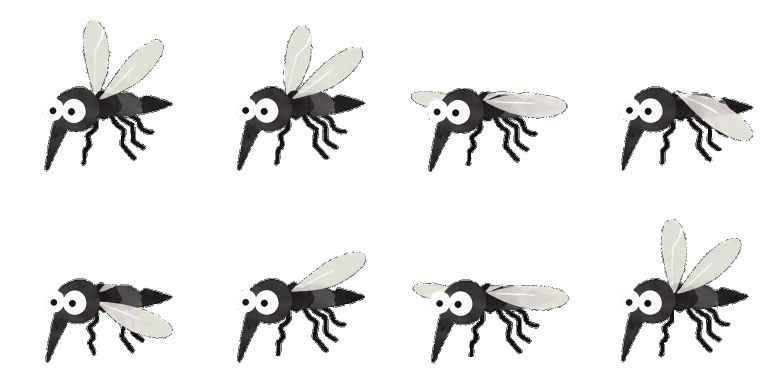
#> input picture my_asset/source/mosquito_sheet.png, 1536 x 768 px (shown at 1/2 size)
$ python build_mosquito_assets.py
#> lines starting #> are read from the running program, lines starting #| are printed output that depends on the picture; after the words box and inside, x2 and y2 are one past the last pixel; in counts of white or black regions, pixels touching at a corner belong together
"""Build the world-map mosquito assets.

Usage:
    python tools/build_mosquito_assets.py

Input:
    my_asset/source/mosquito_sheet.png
        White-background sprite sheet, 4 columns x 2 rows of the same mosquito
        (1536x768, i.e. 384px cells). All poses face left.

Output:
    assets/sprites/generated/mosquito/mosquito_sheet.png
        Same 4x2 layout, background removed, downscaled to 192px cells
        (768x384). The white of the eyes is kept: the background is removed by
        flood-filling near-white pixels from the image border, so enclosed
        whites survive, then a 2px ring around the fill gets a soft alpha and
        its colours are un-blended from white.
    assets/audio/mosquito_buzz.wav   - seamless 1.6s whine loop, synthesised
    assets/audio/mosquito_swat.wav   - short slap, synthesised
"""
import math
import wave
from collections import deque
from pathlib import Path

import numpy as np
from PIL import Image
from scipy import ndimage

PROJECT = Path(__file__).resolve().parents[1]
SOURCE = PROJECT / "my_asset/source/mosquito_sheet.png"
SHEET_OUT = PROJECT / "assets/sprites/generated/mosquito/mosquito_sheet.png"
BUZZ_OUT = PROJECT / "assets/audio/mosquito_buzz.wav"
SWAT_OUT = PROJECT / "assets/audio/mosquito_swat.wav"
ICON_OUT = PROJECT / "assets/sprites/generated/mosquito/mosquito_icon.png"

COLS, ROWS = 4, 2
CELL_OUT = 192
NEAR_WHITE = 250          # min(R,G,B) above this counts as background candidate
# The eye whites are enclosed by a thin dark ring; an anti-aliased hairline gap in that
# ring would let the flood leak inside. Eroding the candidate mask by this many pixels
# before flooding closes such gaps; the fill is grown back afterwards within the mask.
LEAK_GUARD = 1
EDGE_RING = 2             # px around the background that get a soft alpha
EDGE_SOFTNESS = 40.0      # 255 - min channel over this many levels -> alpha 1


def cut_sheet() -> None:
    im = np.array(Image.open(SOURCE).convert("RGB")).astype(np.float32)
    h, w, _ = im.shape
#> h = 768; w = 1536
    lum = im.min(axis=2)
    near_full = lum > NEAR_WHITE
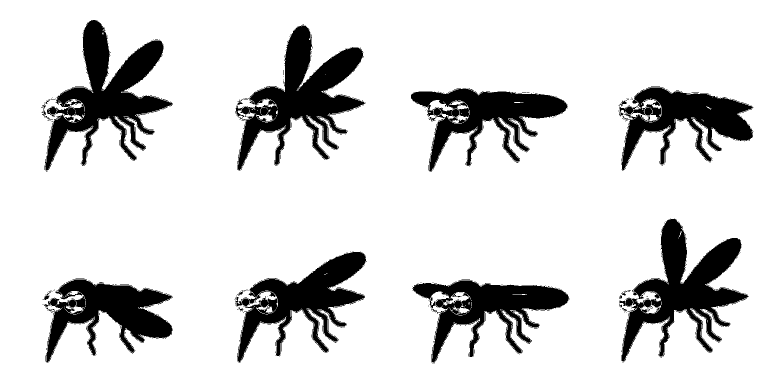
#> near_full: shape (768, 1536) bool (shown at 1/2 size); 84.3% white; 344 black regions (322 under 20 px), largest, box (x1, y1, x2, y2) and area: (89, 40, 346, 341) 27918, (470, 49, 731, 342) 27715, (1240, 437, 1496, 725) 26761
    near = ndimage.binary_erosion(near_full, iterations=LEAK_GUARD, border_value=1)
#> near: shape (768, 1536) bool; 82.1% white; 13 black regions (3 under 20 px), largest, box (x1, y1, x2, y2) and area: (82, 39, 347, 344) 31860, (469, 48, 732, 343) 31571, (1237, 435, 1499, 726) 30467

    # Flood fill from every border pixel: only background connected to the edge goes.
    bg = np.zeros((h, w), bool)
    queue: deque = deque()
    for x in range(w):
        for y in (0, h - 1):
            if near[y, x] and not bg[y, x]:
                bg[y, x] = True
                queue.append((y, x))
#> bg: shape (768, 1536) bool; 0.26% white in thin lines or dots
    for y in range(h):
        for x in (0, w - 1):
            if near[y, x] and not bg[y, x]:
                bg[y, x] = True
                queue.append((y, x))
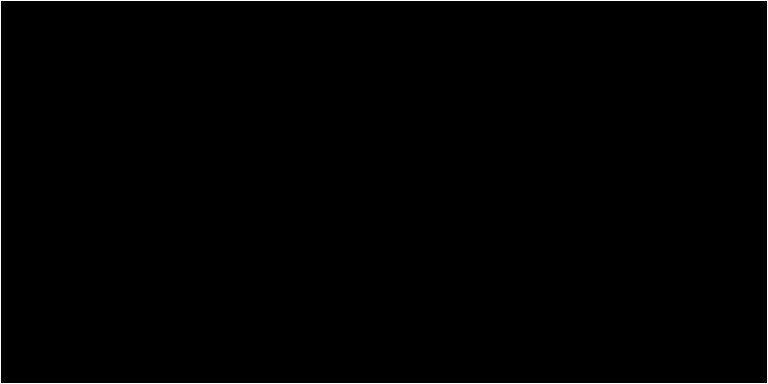
#> bg: shape (768, 1536) bool (shown at 1/2 size); 0.39% white in thin lines or dots
    while queue:
        y, x = queue.popleft()
        for ny, nx in ((y - 1, x), (y + 1, x), (y, x - 1), (y, x + 1)):
            if 0 <= ny < h and 0 <= nx < w and near[ny, nx] and not bg[ny, nx]:
                bg[ny, nx] = True
                queue.append((ny, nx))
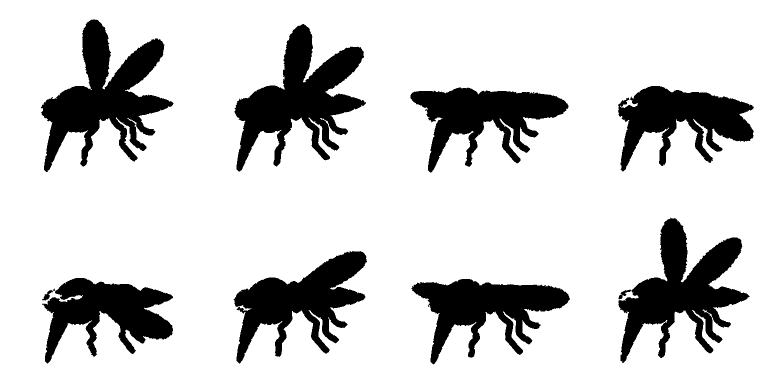
#> bg: shape (768, 1536) bool (shown at 1/2 size); 81.6% white; 11 black regions (1 under 20 px), largest, box (x1, y1, x2, y2) and area: (82, 39, 347, 344) 32706, (469, 48, 732, 343) 32378, (1237, 435, 1499, 726) 31163

    # Grow the fill back out to the un-eroded candidates, but only where it touches itself.
    bg = ndimage.binary_dilation(bg, iterations=LEAK_GUARD, mask=near_full)
#> bg: shape (768, 1536) bool; 82.7% white; 20 black regions (9 under 20 px), largest, box (x1, y1, x2, y2) and area: (83, 40, 346, 343) 30899, (470, 49, 731, 342) 30660, (1238, 436, 1498, 725) 29377

    alpha = np.ones((h, w), np.float32)
    alpha[bg] = 0.0
    ring = ndimage.binary_dilation(bg, iterations=EDGE_RING) & ~bg
#> ring: shape (768, 1536) bool; 2% white in thin lines or dots, all inside (x1, y1, x2, y2) = (83, 40, 1507, 728)
    alpha[ring] = np.clip((255.0 - lum[ring]) / EDGE_SOFTNESS, 0.0, 1.0)

    # Edge pixels were blended over white; recover the foreground colour.
    a = alpha[..., None]
    unblended = (im - (1.0 - a) * 255.0) / np.maximum(a, 0.05)
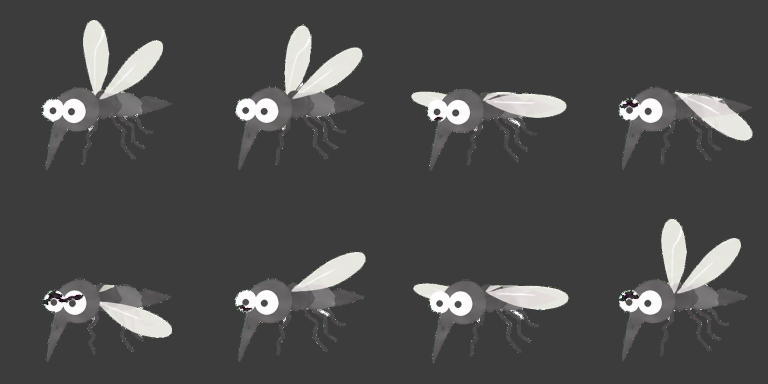
#> unblended: shape (768, 1536, 3) float32 (shown at 1/2 size); mean R, G, B 20.8, 20.5, 20.2; drawn with min black and max white
    rgb = np.where(a < 1.0, np.clip(unblended, 0.0, 255.0), im)
    rgb[alpha == 0.0] = 0.0

    # Alpha-aware downscale: premultiply, resize, un-premultiply.
    premul = np.dstack([rgb * a, alpha * 255.0]).astype(np.float32)
    small = Image.fromarray(premul.astype(np.uint8), "RGBA").resize(
        (COLS * CELL_OUT, ROWS * CELL_OUT), Image.LANCZOS
    )
    arr = np.array(small).astype(np.float32)
    a2 = arr[..., 3:4] / 255.0
    arr[..., :3] = np.clip(arr[..., :3] / np.maximum(a2, 1e-3), 0.0, 255.0)
    arr[..., :3][arr[..., 3] == 0] = 0.0
    SHEET_OUT.parent.mkdir(parents=True, exist_ok=True)
    Image.fromarray(arr.astype(np.uint8), "RGBA").save(SHEET_OUT)
    print(f"sheet -> {SHEET_OUT.relative_to(PROJECT)} {small.size}")
#| sheet -> assets/sprites/generated/mosquito/mosquito_sheet.png (768, 384)


def write_wav(path: Path, samples: np.ndarray, rate: int) -> None:
    pcm = (np.clip(samples, -1.0, 1.0) * 32767.0).astype(np.int16)
    path.parent.mkdir(parents=True, exist_ok=True)
    with wave.open(str(path), "wb") as wav:
        wav.setnchannels(1)
        wav.setsampwidth(2)
        wav.setframerate(rate)
        wav.writeframes(pcm.tobytes())


def build_buzz(rate: int = 44100, seconds: float = 1.6) -> None:
    """Mosquito whine: ~540 Hz buzzy tone with slow vibrato, wrapped into a seamless loop."""
#> called with rate = 44100, seconds = 1.6
    n = int(rate * seconds)
    t = np.arange(n) / rate
    f0 = 540.0
    freq = f0 * (1.0 + 0.035 * np.sin(2 * math.pi * 5.5 * t) + 0.012 * np.sin(2 * math.pi * 0.7 * t))
    phase = np.cumsum(2 * math.pi * freq / rate)
    tone = np.zeros(n)
    for k in range(1, 8):
        tone += np.sin(k * phase) / (k ** 1.2)
    tone = np.tanh(tone * 1.4)                                   # buzzy edge
    tone *= 1.0 + 0.15 * np.sin(2 * math.pi * 11.0 * t)          # wing-beat tremolo
    # Crossfade the tail into the head so the loop point is inaudible.
    fade = int(rate * 0.06)
    ramp = np.linspace(0.0, 1.0, fade)
    tone[:fade] = tone[:fade] * ramp + tone[-fade:] * (1.0 - ramp)
    tone = tone[:-fade]
    tone *= 0.6 / np.max(np.abs(tone))
    write_wav(BUZZ_OUT, tone, rate)
    print(f"buzz  -> {BUZZ_OUT.relative_to(PROJECT)} {len(tone) / rate:.2f}s")


def build_swat(rate: int = 44100, seconds: float = 0.3) -> None:
    """Slap: a low-passed noise crack plus a short low thump."""
#> called with rate = 44100, seconds = 0.3
    rng = np.random.default_rng(20260910)
    n = int(rate * seconds)
    t = np.arange(n) / rate
    noise = rng.standard_normal(n) * np.exp(-t / 0.022)
    lowpassed = np.zeros(n)
    acc = 0.0
    for i in range(n):                                            # one-pole low-pass
        acc += 0.28 * (noise[i] - acc)
        lowpassed[i] = acc
    thump_freq = 85.0 + 70.0 * np.exp(-t / 0.03)
    thump = np.sin(np.cumsum(2 * math.pi * thump_freq / rate)) * np.exp(-t / 0.07)
    slap = lowpassed * 1.6 + thump * 0.9
    attack = int(rate * 0.002)
    slap[:attack] *= np.linspace(0.0, 1.0, attack)
    slap *= 0.85 / np.max(np.abs(slap))
    write_wav(SWAT_OUT, slap, rate)
    print(f"swat  -> {SWAT_OUT.relative_to(PROJECT)} {seconds:.2f}s")


def build_icon(size: int = 192) -> None:
    """成就页用的单帧图标：从切好的图集里挑翅膀张得最开的那一格（不透明像素最多），
    贴边裁掉四周空白再摆正到正方形中间。挑格子而不是写死帧号，改图集也不用跟着改。"""
#> called with size = 192
    sheet = np.asarray(Image.open(SHEET_OUT).convert("RGBA"))
    cell_h, cell_w = sheet.shape[0] // ROWS, sheet.shape[1] // COLS
#> cell_h = 192; cell_w = 192
    best, best_ink = None, -1
    for row in range(ROWS):
        for col in range(COLS):
            cell = sheet[row * cell_h:(row + 1) * cell_h, col * cell_w:(col + 1) * cell_w]
            ink = int((cell[..., 3] > 24).sum())
            if ink > best_ink:
                best, best_ink = cell, ink
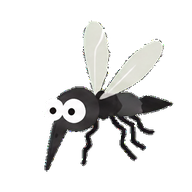
#> best: shape (192, 192, 4); mean R, G, B, A 30.7, 30.8, 29.9, 51.4; transparent parts drawn white
#> after the loop, best_ink = 8152
    ys, xs = np.nonzero(best[..., 3] > 8)
#> ys = 8386 values from 19 to 171; xs = 8386 values, max 173 at index 4510, min 41 at index 4900, mean 104.3
    crop = best[ys.min():ys.max() + 1, xs.min():xs.max() + 1]
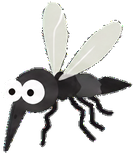
#> crop: shape (153, 133, 4); mean R, G, B, A 55.4, 55.6, 54, 93.1; transparent parts drawn white
    side = max(crop.shape[0], crop.shape[1])
#> side = 153
    square = np.zeros((side, side, 4), np.uint8)
    top, left = (side - crop.shape[0]) // 2, (side - crop.shape[1]) // 2
#> top = 0; left = 10
    square[top:top + crop.shape[0], left:left + crop.shape[1]] = crop
    icon = Image.fromarray(square, "RGBA").resize((size, size), Image.LANCZOS)
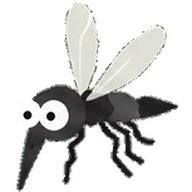
#> icon: PIL image 192x192 RGBA; mean R, G, B, A 49, 49.1, 47.7, 81; transparent parts drawn white
    ICON_OUT.parent.mkdir(parents=True, exist_ok=True)
    icon.save(ICON_OUT)
    print(f"icon  -> {ICON_OUT.relative_to(PROJECT)} {icon.size}")
#| icon  -> assets/sprites/generated/mosquito/mosquito_icon.png (192, 192)


if __name__ == "__main__":
    cut_sheet()
    build_buzz()
    build_swat()
    build_icon()
